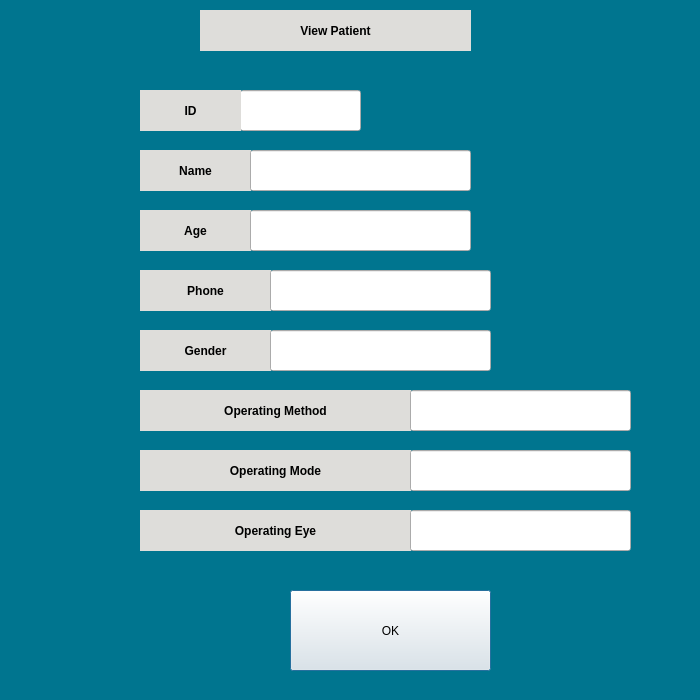
<?xml version="1.0" encoding="UTF-8"?>
<ui version="4.0">
 <class>viewpatient</class>
 <widget class="QDialog" name="viewpatient">
  <property name="geometry">
   <rect>
    <x>0</x>
    <y>0</y>
    <width>700</width>
    <height>700</height>
   </rect>
  </property>
  <property name="windowTitle">
   <string>Dialog</string>
  </property>
  <widget class="QLabel" name="label">
   <property name="geometry">
    <rect>
     <x>0</x>
     <y>0</y>
     <width>700</width>
     <height>700</height>
    </rect>
   </property>
   <property name="styleSheet">
    <string notr="true">background-color: rgb(0, 117, 143);</string>
   </property>
   <property name="text">
    <string/>
   </property>
  </widget>
  <widget class="QLineEdit" name="linepatid">
   <property name="geometry">
    <rect>
     <x>240</x>
     <y>90</y>
     <width>121</width>
     <height>41</height>
    </rect>
   </property>
  </widget>
  <widget class="QLabel" name="lblpatgender">
   <property name="geometry">
    <rect>
     <x>140</x>
     <y>330</y>
     <width>131</width>
     <height>41</height>
    </rect>
   </property>
   <property name="styleSheet">
    <string notr="true">background-color: rgb(222, 221, 218);
font: 75 20pt &quot;Ubuntu&quot;;
font:bold;</string>
   </property>
   <property name="text">
    <string>Gender</string>
   </property>
   <property name="alignment">
    <set>Qt::AlignCenter</set>
   </property>
  </widget>
  <widget class="QLabel" name="lblpatopmethod">
   <property name="geometry">
    <rect>
     <x>140</x>
     <y>390</y>
     <width>271</width>
     <height>41</height>
    </rect>
   </property>
   <property name="styleSheet">
    <string notr="true">background-color: rgb(222, 221, 218);
font: 75 20pt &quot;Ubuntu&quot;;
font:bold;</string>
   </property>
   <property name="text">
    <string>Operating Method</string>
   </property>
   <property name="alignment">
    <set>Qt::AlignCenter</set>
   </property>
  </widget>
  <widget class="QLabel" name="lblpatopmode">
   <property name="geometry">
    <rect>
     <x>140</x>
     <y>450</y>
     <width>271</width>
     <height>41</height>
    </rect>
   </property>
   <property name="styleSheet">
    <string notr="true">background-color: rgb(222, 221, 218);
font: 75 20pt &quot;Ubuntu&quot;;
font:bold;</string>
   </property>
   <property name="text">
    <string>Operating Mode</string>
   </property>
   <property name="alignment">
    <set>Qt::AlignCenter</set>
   </property>
  </widget>
  <widget class="QLabel" name="lblpatid">
   <property name="geometry">
    <rect>
     <x>140</x>
     <y>90</y>
     <width>101</width>
     <height>41</height>
    </rect>
   </property>
   <property name="styleSheet">
    <string notr="true">background-color: rgb(222, 221, 218);
font: 75 20pt &quot;Ubuntu&quot;;
font:bold;</string>
   </property>
   <property name="text">
    <string>ID</string>
   </property>
   <property name="alignment">
    <set>Qt::AlignCenter</set>
   </property>
  </widget>
  <widget class="QLabel" name="lblpatopeye">
   <property name="geometry">
    <rect>
     <x>140</x>
     <y>510</y>
     <width>271</width>
     <height>41</height>
    </rect>
   </property>
   <property name="styleSheet">
    <string notr="true">background-color: rgb(222, 221, 218);
font: 75 20pt &quot;Ubuntu&quot;;
font:bold;</string>
   </property>
   <property name="text">
    <string>Operating Eye</string>
   </property>
   <property name="alignment">
    <set>Qt::AlignCenter</set>
   </property>
  </widget>
  <widget class="QLabel" name="lblpatphone">
   <property name="geometry">
    <rect>
     <x>140</x>
     <y>270</y>
     <width>131</width>
     <height>41</height>
    </rect>
   </property>
   <property name="styleSheet">
    <string notr="true">background-color: rgb(222, 221, 218);
font: 75 20pt &quot;Ubuntu&quot;;
font:bold;</string>
   </property>
   <property name="text">
    <string>Phone</string>
   </property>
   <property name="alignment">
    <set>Qt::AlignCenter</set>
   </property>
  </widget>
  <widget class="QLabel" name="lblpatname">
   <property name="geometry">
    <rect>
     <x>140</x>
     <y>150</y>
     <width>111</width>
     <height>41</height>
    </rect>
   </property>
   <property name="styleSheet">
    <string notr="true">background-color: rgb(222, 221, 218);
font: 75 20pt &quot;Ubuntu&quot;;
font:bold;</string>
   </property>
   <property name="text">
    <string>Name</string>
   </property>
   <property name="alignment">
    <set>Qt::AlignCenter</set>
   </property>
  </widget>
  <widget class="QLabel" name="lblpatage">
   <property name="geometry">
    <rect>
     <x>140</x>
     <y>210</y>
     <width>111</width>
     <height>41</height>
    </rect>
   </property>
   <property name="styleSheet">
    <string notr="true">background-color: rgb(222, 221, 218);
font: 75 20pt &quot;Ubuntu&quot;;
font:bold;</string>
   </property>
   <property name="text">
    <string>Age</string>
   </property>
   <property name="alignment">
    <set>Qt::AlignCenter</set>
   </property>
  </widget>
  <widget class="QLabel" name="lblpatopmethod_2">
   <property name="geometry">
    <rect>
     <x>200</x>
     <y>10</y>
     <width>271</width>
     <height>41</height>
    </rect>
   </property>
   <property name="styleSheet">
    <string notr="true">background-color: rgb(222, 221, 218);
font: 75 20pt &quot;Ubuntu&quot;;
font:bold;</string>
   </property>
   <property name="text">
    <string>View Patient</string>
   </property>
   <property name="alignment">
    <set>Qt::AlignCenter</set>
   </property>
  </widget>
  <widget class="QLineEdit" name="linepatname">
   <property name="geometry">
    <rect>
     <x>250</x>
     <y>150</y>
     <width>221</width>
     <height>41</height>
    </rect>
   </property>
  </widget>
  <widget class="QLineEdit" name="linepatage">
   <property name="geometry">
    <rect>
     <x>250</x>
     <y>210</y>
     <width>221</width>
     <height>41</height>
    </rect>
   </property>
  </widget>
  <widget class="QLineEdit" name="linepatphone">
   <property name="geometry">
    <rect>
     <x>270</x>
     <y>270</y>
     <width>221</width>
     <height>41</height>
    </rect>
   </property>
  </widget>
  <widget class="QLineEdit" name="linepatgender">
   <property name="geometry">
    <rect>
     <x>270</x>
     <y>330</y>
     <width>221</width>
     <height>41</height>
    </rect>
   </property>
  </widget>
  <widget class="QLineEdit" name="linepatopmethod">
   <property name="geometry">
    <rect>
     <x>410</x>
     <y>390</y>
     <width>221</width>
     <height>41</height>
    </rect>
   </property>
  </widget>
  <widget class="QLineEdit" name="linepatopmode">
   <property name="geometry">
    <rect>
     <x>410</x>
     <y>450</y>
     <width>221</width>
     <height>41</height>
    </rect>
   </property>
  </widget>
  <widget class="QLineEdit" name="linepatopeye">
   <property name="geometry">
    <rect>
     <x>410</x>
     <y>510</y>
     <width>221</width>
     <height>41</height>
    </rect>
   </property>
  </widget>
  <widget class="QPushButton" name="ButOk">
   <property name="geometry">
    <rect>
     <x>290</x>
     <y>590</y>
     <width>201</width>
     <height>81</height>
    </rect>
   </property>
   <property name="text">
    <string>OK</string>
   </property>
  </widget>
 </widget>
 <resources/>
 <connections/>
</ui>
